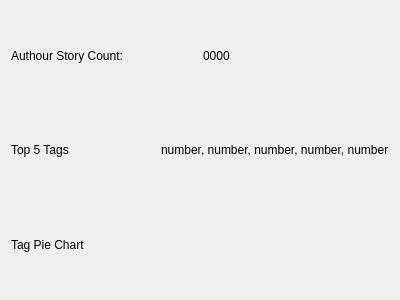
<?xml version="1.0" encoding="UTF-8"?>
<ui version="4.0">
 <class>Form</class>
 <widget class="QWidget" name="Form">
  <property name="geometry">
   <rect>
    <x>0</x>
    <y>0</y>
    <width>400</width>
    <height>300</height>
   </rect>
  </property>
  <property name="windowTitle">
   <string>Form</string>
  </property>
  <layout class="QVBoxLayout" name="verticalLayout_2">
   <item>
    <layout class="QHBoxLayout" name="horizontalLayout">
     <item>
      <widget class="QLabel" name="label">
       <property name="text">
        <string>Authour Story Count:</string>
       </property>
      </widget>
     </item>
     <item>
      <widget class="QLabel" name="label_2">
       <property name="text">
        <string>0000</string>
       </property>
      </widget>
     </item>
    </layout>
   </item>
   <item>
    <layout class="QHBoxLayout" name="horizontalLayout_2">
     <item>
      <widget class="QLabel" name="label_3">
       <property name="text">
        <string>Top 5 Tags</string>
       </property>
      </widget>
     </item>
     <item>
      <widget class="QLabel" name="label_4">
       <property name="text">
        <string>number, number, number, number, number</string>
       </property>
      </widget>
     </item>
    </layout>
   </item>
   <item>
    <layout class="QHBoxLayout" name="horizontalLayout_3">
     <item>
      <widget class="QLabel" name="label_5">
       <property name="text">
        <string>Tag Pie Chart</string>
       </property>
      </widget>
     </item>
     <item>
      <widget class="QLabel" name="label_6">
       <property name="text">
        <string/>
       </property>
      </widget>
     </item>
    </layout>
   </item>
  </layout>
 </widget>
 <resources/>
 <connections/>
</ui>
